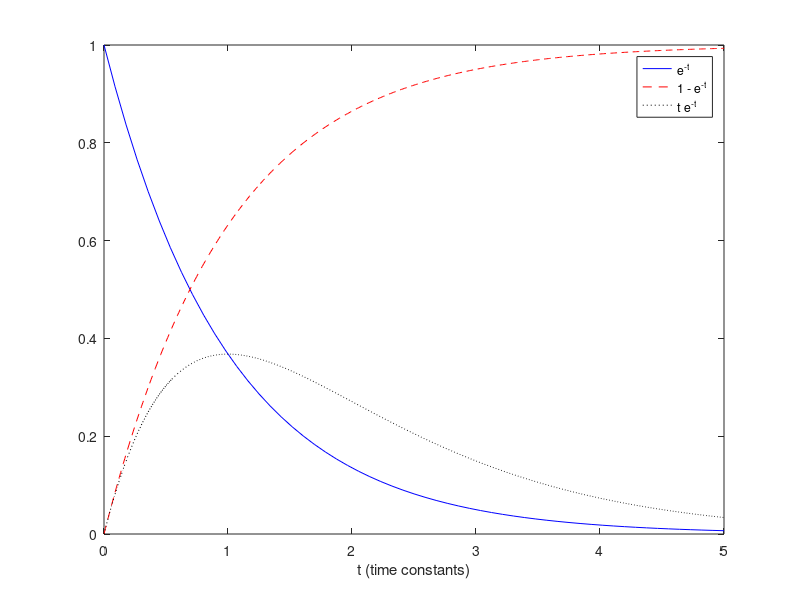
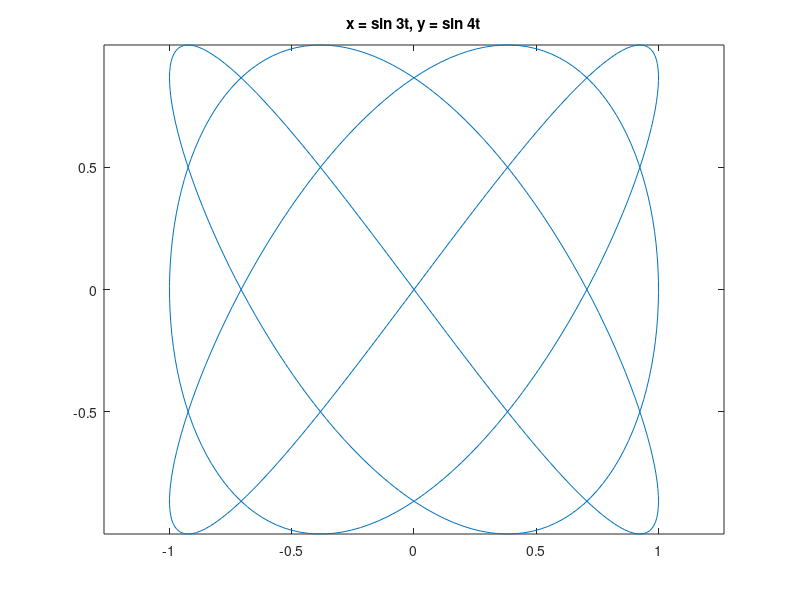

The MATLAB source for these figures, in order:
% Day 033 · The fplot Command — Several functions and a parametric curve
% Run: open this file in MATLAB and press Run (or type example_2 in the Command Window)

fplot(@(t) exp(-t), [0 5], 'b')
hold on
fplot(@(t) 1 - exp(-t), [0 5], 'r--')
fplot(@(t) t.*exp(-t), [0 5], 'k:')
hold off
legend('e^{-t}', '1 - e^{-t}', 't e^{-t}')
xlabel('t (time constants)')
figure
t = linspace(0, 2*pi, 500);       % a parametric curve: x(t), y(t)
plot(sin(3*t), sin(4*t))          % (MATLAB also allows fplot(@(t) sin(3*t), @(t) sin(4*t), [0 2*pi]))
axis equal
title('x = sin 3t, y = sin 4t')
